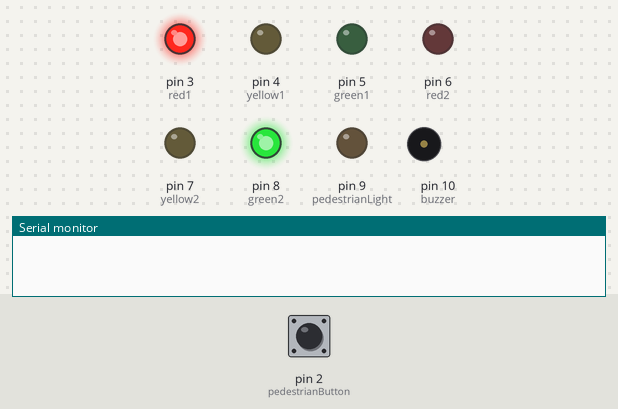
A sketch run on a simulated Arduino Uno, built with avr-gcc and run on an emulated ATmega328P. Parts: output pins drawn as LEDs (lit = HIGH), buzzer (waves = sounding), the last lines printed to the serial monitor. The inputs (shaded band) are chosen by the test bench; at power-on: pin 2 (pedestrianButton) HIGH.

Above: at 1.2 s.
1.3 s: pin 2 (pedestrianButton) pulled LOW for 0.15 s
At 5.7 s:
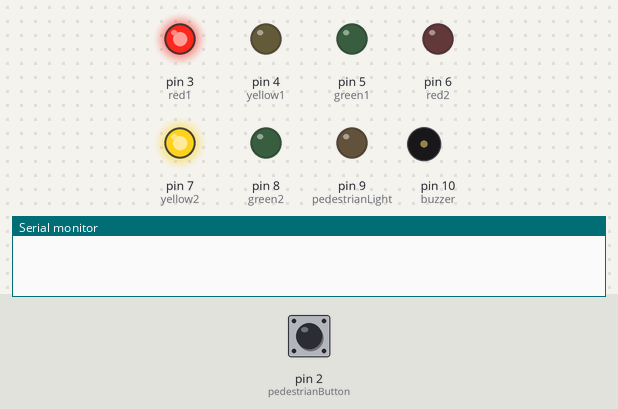
At 19.12 s:
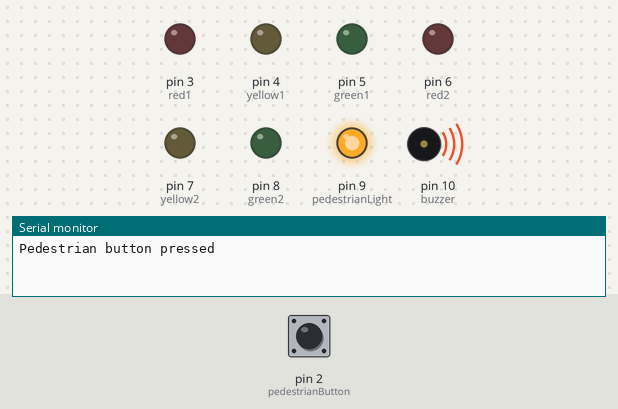
Timing chart, 0 to 25.5 s (numbered marks = the images above; inputs shaded):
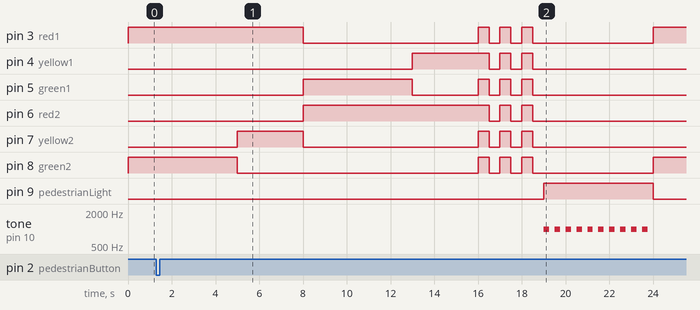

Measured:
- after the input at 1.3 s, pin 9 (pedestrianLight): LOW → HIGH after 17.7 s, → LOW 5.0 s later; tone on pin 10 (buzzer): alternates 1000 Hz for 0.25 s and silent for 0.25 s, 20 changes in all, then stays silent, starting after 17.7 s

The sketch:

2_FINAL.ino
```cpp
const int red1 = 3, yellow1 = 4, green1 = 5;    //North-South
const int red2 = 6, yellow2 = 7, green2 = 8;    //East-West
const int pedestrianButton = 2, pedestrianLight = 9;
const int buzzer = 10;

volatile bool pedestrianRequest = false;
volatile unsigned long lastInterruptTime = 0;

void setup() {
  pinMode(red1, OUTPUT);
  pinMode(yellow1, OUTPUT);
  pinMode(green1, OUTPUT);
  pinMode(red2, OUTPUT);
  pinMode(yellow2, OUTPUT);
  pinMode(green2, OUTPUT);
  pinMode(pedestrianLight, OUTPUT);
  pinMode(buzzer, OUTPUT);
  pinMode(pedestrianButton, INPUT_PULLUP);
  Serial.begin(9600);
  attachInterrupt(digitalPinToInterrupt(pedestrianButton), requestPedestrianCrossing, FALLING);
}

void loop() {
  if (pedestrianRequest) {
    Serial.println("Pedestrian button pressed");
    activatePedestrianCrossing();
    pedestrianRequest = false;
  } else {
    normalTrafficCycle();
  }
}

void normalTrafficCycle() {
  digitalWrite(red1, HIGH);
  digitalWrite(green2, HIGH);
  delay(5000);

  digitalWrite(green2, LOW);
  digitalWrite(yellow2, HIGH);
  delay(3000);

  digitalWrite(yellow2, LOW);
  digitalWrite(red2, HIGH);
  digitalWrite(red1, LOW);
  digitalWrite(green1, HIGH);
  delay(5000);

  digitalWrite(green1, LOW);
  digitalWrite(yellow1, HIGH);
  delay(3000);

  digitalWrite(yellow1, LOW);
  digitalWrite(red1, HIGH);
  digitalWrite(red2, LOW);
}

void activatePedestrianCrossing() {
  for (int i = 0; i < 3; i++) {
    digitalWrite(red1, HIGH);
    digitalWrite(red2, HIGH);
    digitalWrite(yellow1, HIGH);
    digitalWrite(yellow2, HIGH);
    digitalWrite(green1, HIGH);
    digitalWrite(green2, HIGH);
    delay(500);

    digitalWrite(red1, LOW);
    digitalWrite(red2, LOW);
    digitalWrite(yellow1, LOW);
    digitalWrite(yellow2, LOW);
    digitalWrite(green1, LOW);
    digitalWrite(green2, LOW);
    delay(500);
  }

  digitalWrite(pedestrianLight, HIGH);
  for (int i = 0; i < 10; i++) {
    tone(buzzer, 1000);
    delay(250);
    noTone(buzzer);
    delay(250);
  }
  digitalWrite(pedestrianLight, LOW);
}

void requestPedestrianCrossing() {
  unsigned long interruptTime = millis();
  if (interruptTime - lastInterruptTime > 200) {
    pedestrianRequest = true;
    lastInterruptTime = interruptTime;
  }
}
```
